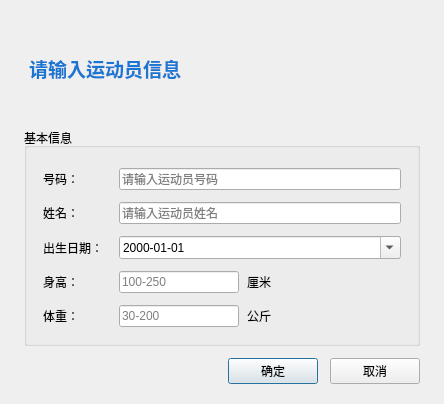
<?xml version="1.0" encoding="UTF-8"?>
<ui version="4.0">
 <class>SignupDialog</class>
 <widget class="QDialog" name="SignupDialog">
  <property name="geometry">
   <rect>
    <x>0</x>
    <y>0</y>
    <width>444</width>
    <height>404</height>
   </rect>
  </property>
  <property name="windowTitle">
   <string>运动员报名</string>
  </property>
  <layout class="QVBoxLayout" name="verticalLayout">
   <property name="spacing">
    <number>12</number>
   </property>
   <property name="leftMargin">
    <number>24</number>
   </property>
   <property name="topMargin">
    <number>24</number>
   </property>
   <property name="rightMargin">
    <number>24</number>
   </property>
   <property name="bottomMargin">
    <number>20</number>
   </property>
   <item>
    <widget class="QLabel" name="dialogTitle">
     <property name="styleSheet">
      <string notr="true">font-size: 14pt; font-weight: bold; color: #1976D2; padding-bottom: 4px;</string>
     </property>
     <property name="text">
      <string>请输入运动员信息</string>
     </property>
    </widget>
   </item>
   <item>
    <widget class="QGroupBox" name="groupBox">
     <property name="title">
      <string>基本信息</string>
     </property>
     <layout class="QFormLayout" name="formLayout">
      <property name="horizontalSpacing">
       <number>16</number>
      </property>
      <property name="verticalSpacing">
       <number>12</number>
      </property>
      <property name="leftMargin">
       <number>16</number>
      </property>
      <property name="topMargin">
       <number>20</number>
      </property>
      <property name="rightMargin">
       <number>16</number>
      </property>
      <property name="bottomMargin">
       <number>16</number>
      </property>
      <item row="0" column="0">
       <widget class="QLabel" name="labelNumber">
        <property name="text">
         <string>号码：</string>
        </property>
        <property name="alignment">
         <set>Qt::AlignmentFlag::AlignRight|Qt::AlignmentFlag::AlignTrailing|Qt::AlignmentFlag::AlignVCenter</set>
        </property>
       </widget>
      </item>
      <item row="0" column="1">
       <widget class="QLineEdit" name="lineEditNumber">
        <property name="placeholderText">
         <string>请输入运动员号码</string>
        </property>
       </widget>
      </item>
      <item row="1" column="0">
       <widget class="QLabel" name="labelName">
        <property name="text">
         <string>姓名：</string>
        </property>
        <property name="alignment">
         <set>Qt::AlignmentFlag::AlignRight|Qt::AlignmentFlag::AlignTrailing|Qt::AlignmentFlag::AlignVCenter</set>
        </property>
       </widget>
      </item>
      <item row="1" column="1">
       <widget class="QLineEdit" name="lineEditName">
        <property name="placeholderText">
         <string>请输入运动员姓名</string>
        </property>
       </widget>
      </item>
      <item row="2" column="0">
       <widget class="QLabel" name="labelBirth">
        <property name="text">
         <string>出生日期：</string>
        </property>
        <property name="alignment">
         <set>Qt::AlignmentFlag::AlignRight|Qt::AlignmentFlag::AlignTrailing|Qt::AlignmentFlag::AlignVCenter</set>
        </property>
       </widget>
      </item>
      <item row="2" column="1">
       <widget class="QDateEdit" name="dateEditBirth">
        <property name="displayFormat">
         <string>yyyy-MM-dd</string>
        </property>
        <property name="calendarPopup">
         <bool>true</bool>
        </property>
       </widget>
      </item>
      <item row="3" column="0">
       <widget class="QLabel" name="labelHeight">
        <property name="text">
         <string>身高：</string>
        </property>
        <property name="alignment">
         <set>Qt::AlignmentFlag::AlignRight|Qt::AlignmentFlag::AlignTrailing|Qt::AlignmentFlag::AlignVCenter</set>
        </property>
       </widget>
      </item>
      <item row="3" column="1">
       <layout class="QHBoxLayout" name="heightLayout">
        <property name="spacing">
         <number>8</number>
        </property>
        <item>
         <widget class="QLineEdit" name="lineEditHeight">
          <property name="maximumSize">
           <size>
            <width>120</width>
            <height>16777215</height>
           </size>
          </property>
          <property name="placeholderText">
           <string>100-250</string>
          </property>
         </widget>
        </item>
        <item>
         <widget class="QLabel" name="labelHeightUnit">
          <property name="text">
           <string>厘米</string>
          </property>
         </widget>
        </item>
       </layout>
      </item>
      <item row="4" column="0">
       <widget class="QLabel" name="labelWeight">
        <property name="styleSheet">
         <string notr="true">font: 9pt &quot;Microsoft YaHei UI&quot;;color:rgb(0, 0, 0);</string>
        </property>
        <property name="text">
         <string>体重：</string>
        </property>
        <property name="alignment">
         <set>Qt::AlignmentFlag::AlignRight|Qt::AlignmentFlag::AlignTrailing|Qt::AlignmentFlag::AlignVCenter</set>
        </property>
       </widget>
      </item>
      <item row="4" column="1">
       <layout class="QHBoxLayout" name="weightLayout">
        <property name="spacing">
         <number>8</number>
        </property>
        <item>
         <widget class="QLineEdit" name="lineEditWeight">
          <property name="maximumSize">
           <size>
            <width>120</width>
            <height>16777215</height>
           </size>
          </property>
          <property name="placeholderText">
           <string>30-200</string>
          </property>
         </widget>
        </item>
        <item>
         <widget class="QLabel" name="labelWeightUnit">
          <property name="text">
           <string>公斤</string>
          </property>
         </widget>
        </item>
       </layout>
      </item>
     </layout>
    </widget>
   </item>
   <item>
    <layout class="QHBoxLayout" name="buttonLayout">
     <property name="spacing">
      <number>12</number>
     </property>
     <item>
      <spacer name="horizontalSpacer">
       <property name="orientation">
        <enum>Qt::Orientation::Horizontal</enum>
       </property>
       <property name="sizeHint" stdset="0">
        <size>
         <width>40</width>
         <height>20</height>
        </size>
       </property>
      </spacer>
     </item>
     <item>
      <widget class="QPushButton" name="btnOK">
       <property name="minimumSize">
        <size>
         <width>90</width>
         <height>0</height>
        </size>
       </property>
       <property name="text">
        <string>确定</string>
       </property>
       <property name="default">
        <bool>true</bool>
       </property>
      </widget>
     </item>
     <item>
      <widget class="QPushButton" name="btnCancel">
       <property name="minimumSize">
        <size>
         <width>90</width>
         <height>0</height>
        </size>
       </property>
       <property name="text">
        <string>取消</string>
       </property>
      </widget>
     </item>
    </layout>
   </item>
  </layout>
 </widget>
 <resources/>
 <connections>
  <connection>
   <sender>btnOK</sender>
   <signal>clicked()</signal>
   <receiver>SignupDialog</receiver>
   <slot>accept()</slot>
   <hints>
    <hint type="sourcelabel">
     <x>311</x>
     <y>344</y>
    </hint>
    <hint type="destinationlabel">
     <x>20</x>
     <y>20</y>
    </hint>
   </hints>
  </connection>
  <connection>
   <sender>btnCancel</sender>
   <signal>clicked()</signal>
   <receiver>SignupDialog</receiver>
   <slot>reject()</slot>
   <hints>
    <hint type="sourcelabel">
     <x>413</x>
     <y>344</y>
    </hint>
    <hint type="destinationlabel">
     <x>20</x>
     <y>20</y>
    </hint>
   </hints>
  </connection>
 </connections>
</ui>
